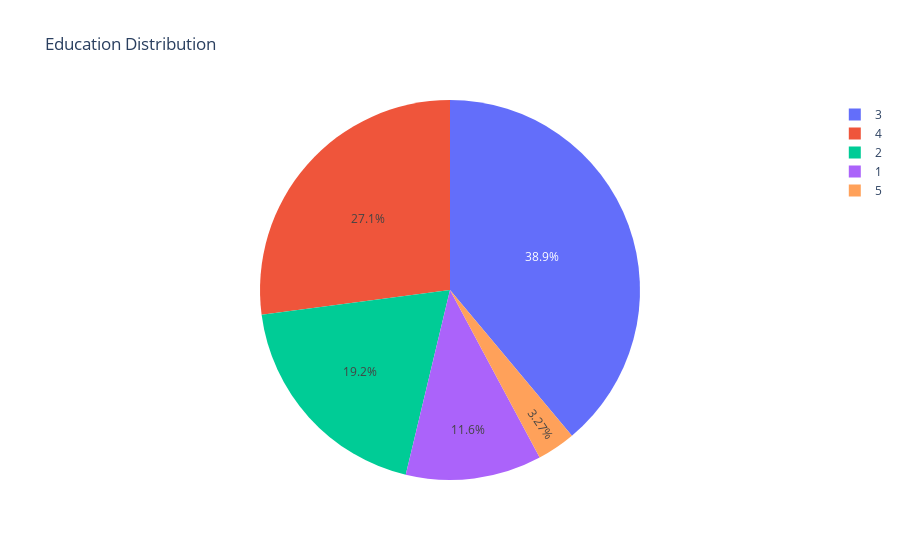

Notebook code for this chart:
### Markdown cell above
9. Same question for the education field?

### Code cell
px.pie(df, names="Education", title="Education Distribution")

### Figure 1 — Plotly figure (JSON) as saved in the notebook; plotly's stock layout.template omitted (floating-point values rounded to 4 significant figures; data arrays with more than 128 entries replaced by an {"elided": "..."} marker saying what was removed)
{"data": [{"domain": {"x": [0, 1], "y": [0, 1]}, "hovertemplate": "Education=%{label}<extra></extra>", "labels": {"elided": "1470 int values"}, "legendgroup": "", "name": "", "showlegend": true, "type": "pie"}], "layout": {"legend": {"tracegroupgap": 0}, "title": {"text": "Education Distribution"}}}
